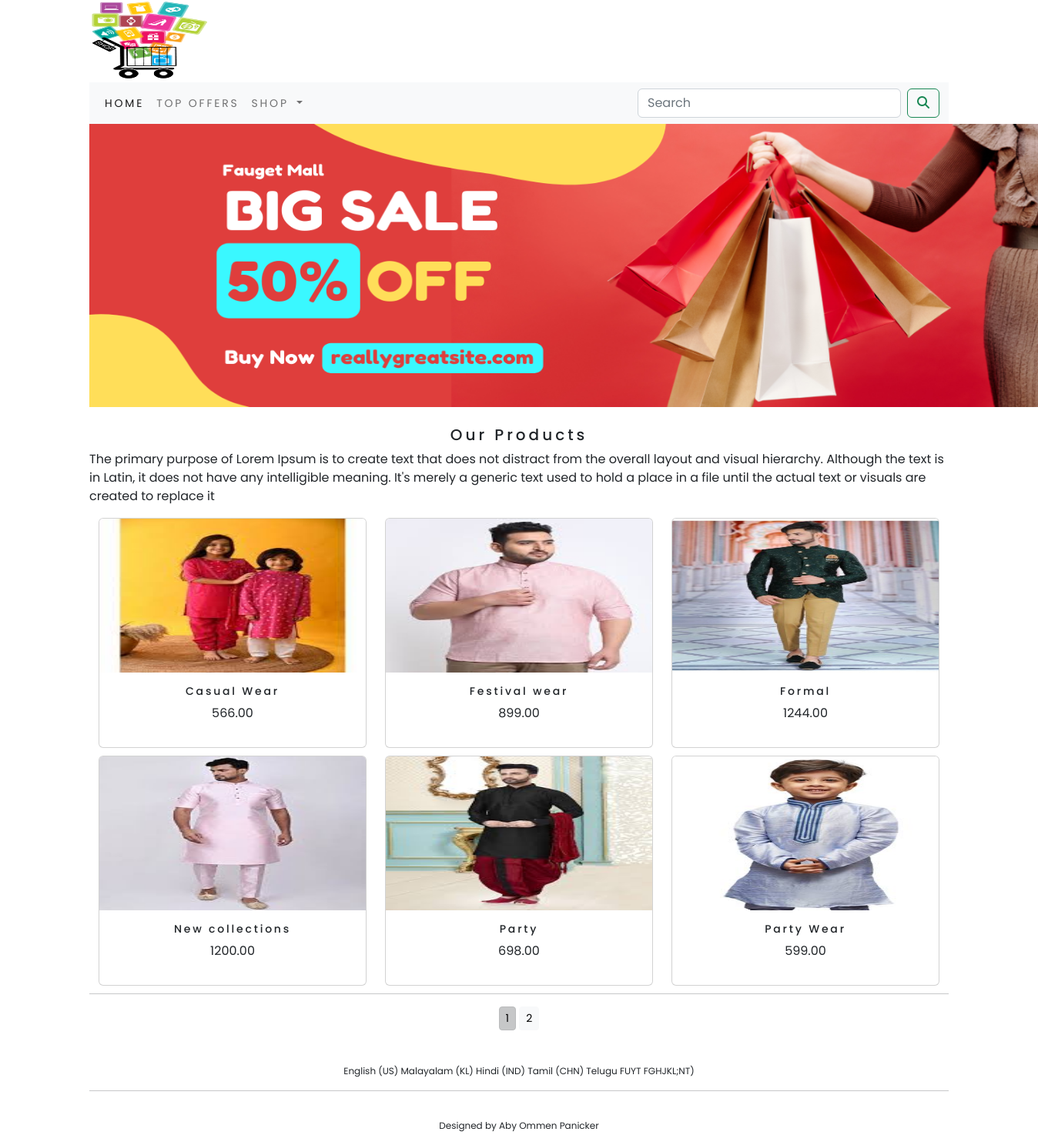
The app's page /shop/ with its own data.
### shop/models.py (models this page shows, shortened)
class Product(models.Model):
    name=models.CharField(max_length=250,unique=True)
    slug=models.SlugField(max_length=250,unique=True)
    description=models.TextField(blank=True)
    price=models.DecimalField(max_digits=10,decimal_places=2)
    category=models.ForeignKey(Category,on_delete=models.CASCADE)
    image = models.ImageField(upload_to='product',blank=True)
    stock=models.IntegerField()
    available=models.BooleanField(default=True)
    created=models.DateTimeField(auto_now_add=True)
    updated=models.DateTimeField(auto_now=True)
    def get_url(self):
        return reverse('shop:prodCatdetail',args=[self.category.slug,self.slug])
    class Meta:
        ordering=('name',)
        verbose_name='product'
        verbose_name_plural='products'

### shop/views.py (the view)
# urls.py: path('',views.allProdCat,name='allProdCat'),
def allProdCat(request,c_slug=None):
    c_page = None
    products_list = None
    if c_slug!= None:
        c_page = get_object_or_404(Category,slug=c_slug)
        products_list = Product.objects.all().filter(category=c_page,available=True)
    else:
        products_list = Product.objects.all().filter(available=True)
    paginator=Paginator(products_list,6)
    try:
        page=int(request.GET.get('page','1'))
    except:
        page=1
    try:
        products = paginator.page(page)
    except (EmptyPage,InvalidPage):
        products = paginator.page(paginator.num_pages)
    return render(request,"category.html",{'category':c_page, "products":products})

### cart/context_processors.py (called while the page is built)
def counter(request):
    item_count=0
    if 'admin' in request.path:
        return {}
    else:
        try:
            cart=Cart.objects.filter(cart_id=_cart_id(request))
            cart_items=CartItem.objects.all().filter(cart=cart[:1])
            for cart_item in cart_items:
                item_count += cart_item.quantity
        except Cart.DoesNotExist:
            item_count=0
    return  dict(item_count=item_count)

### cart/views.py (called while the page is built)
def _cart_id(request):
    cart = request.session.session_key
    if not cart:
        cart = request.session.create()
    return cart

### shop/context_processors.py (called while the page is built)
def menu_links(request):
    links=Category.objects.all()
    return dict(links=links)

### shop/models.py (called while the page is built)
    def get_url(self):
        return reverse('shop:products_by_category',args=[self.slug])

### templates/category.html (shortened to what this page needs)
{% extends 'base.html' %}
{% load static %}
{% block content %}
<div class="mx_auto">
    {% if category %}
        <img class="my_img" src="{{category.image.url}}" alt="{{category.name}}">
</div>
    <br>
<div>
     <h1 class="text-center my_title">{{category.name}}</h1>
     <p class="text-justify">{{category.description}}</p>
</div>
     {% else %}
<div>
    <img class="img2" src="{% static 'img/baner.png' %}" alt="Our Products">
</div>
<br>
<div>
    <h1 class="text-center my_title">Our Products</h1>
    <p class="text-justify">The primary purpose of Lorem Ipsum is to create text that does not distract from the overall layout and visual hierarchy. Although the text is in Latin, it does not have any intelligible meaning. It's merely a generic text used to hold a place in a file until the actual text or visuals are created to replace it</p>
</div>
    {% endif %}
<div class="container">
    <div class="row mx_auto">
        {% for product in products.object_list %}
        <div class="my_bottom_margin col-9 col-sm-12 col-md-4 col-md-4 xol-lg-4">
            <div class="card text-center" style="min-width: 18rem;">
                <a href="{{product.get_url}}"><img class="card-img-top my_image" src="{{product.image.url}}" alt="{{product.name}}" width="200px" height="200px"></a>
            <div class="card-body">
                <h4>{{product.name}}</h4>
                <p>{{product.price}}</p>
            </div>
            </div>
        </div>
        {% endfor %}
    </div>
    <div class="row mx_auto">
        {% if products.paginator.num_pages > 1 %}
        <hr>
        <div class="text-center">
            {% for pg in products.paginator.page_range %}
                <a href="?page={{pg}}" class="btn btn-light btn-sm {% if products.number ==  pg %} active {% endif %}">{{pg}}</a>
            {% endfor %}
        </div>
        {% endif %}
    </div>
    <br>
</div>
{% endblock %}

### templates/base.html (shortened to what this page needs)
{% load static %}
<!DOCTYPE html>
<html lang="en">
<head>
    <link href="{% static 'css/bootstrap.min.css' %}" rel="stylesheet">
    <link rel="stylesheet" href="{% static 'css/custom.css' %}">
</head>
<body>
<div class="container main_body" style="background-color: white;">
    {% include 'header.html' %}
    {% include 'nav.html' %}
    {% block content %}
    {% endblock %}
</div>
    {% include 'footer.html' %}
</body>
</html>

### templates/header.html
{% load static %}
<div class="container-fluid">
    <div class="row">
        <div class="col-md-12">
            <div>
                <div class="banner-logo">
                   <a href="{% url 'shop:allProdCat' %}"><img src="{% static 'img/logos.png' %}" alt="logimage" width="150px" height="100px" ></a>
                </div>
            </div>
        </div>
    </div>
</div>

### templates/nav.html (shortened to what this page needs)
{% load static %}
<nav class="navbar navbar-expand-lg bg-light">
  <div class="container-fluid">
    <div class="collapse navbar-collapse" id="navbarSupportedContent">
      <ul class="navbar-nav me-auto mb-2 mb-lg-0">
        <li class="nav-item">
          <a class="nav-link active" aria-current="page" href="#">Home</a>
        </li>
        <li class="nav-item">
          <a class="nav-link" href="#">Top Offers</a>
        </li>
        <li class="nav-item dropdown {% if 'shop' in request.path %} active {% endif %}">
          <a class="nav-link dropdown-toggle" href="#" role="button" data-bs-toggle="dropdown" aria-expanded="false">
            Shop
          </a>
        </li>
      </ul>
      <form class="d-flex" action="{% url 'search_app:SearchResults' %}" method="get">
        <input class="form-control me-2" type="search" placeholder="Search" name="q" aria-label="Search">
        <button class="btn btn-outline-success" type="submit"><i class="fa fa-search" ></i></button>
      </form>
    </div>
  </div>
</nav>

### templates/footer.html
 <div class="my_footer">
            <p class="text-center">English (US) Malayalam (KL) Hindi (IND) Tamil (CHN) Telugu FUYT  FGHJKL;NT)</p>
            <hr>
            <p class="text-center">Designed by Aby Ommen Panicker</p>
 </div>

### static/css/custom.css (style rules this page uses)
body { font-family: 'Open Sans', sans-serif; font-family: 'Poppins', sans-serif; }
.img2 { margin-left: 0px; width: 1296px; height: 368px; }
.banner-logo { margin-top: 2px; margin-bottom: 5px; margin-left: -9px; }
.nav-item { letter-spacing:.2em; color:red; font-size: 14px; text-transform: uppercase; }
.my_title { font-size: 20px; text_transform: uppercase; letter-spacing: .2em; }
.my_footer p { font-size: 12px; padding-top:20px; }
.main_body { background-color: white; }
.my_bottom_margin { margin-bottom: 10px; }
.card-body h4 { font-size: 14px; text_transform: uppercase; letter-spacing:.2em; }

### records on screen
Product: image (picture), name "Casual Wear", price "566.00"
Product: image (picture), name "Festival wear", price "899.00"
Product: image (picture), name "Formal", price "1244.00"
Product: image (picture), name "New collections", price "1200.00"
Product: image (picture), name "Party", price "698.00"
Product: image (picture), name "Party Wear", price "599.00"

### other values on screen
{{ pg }} "1" "2"
